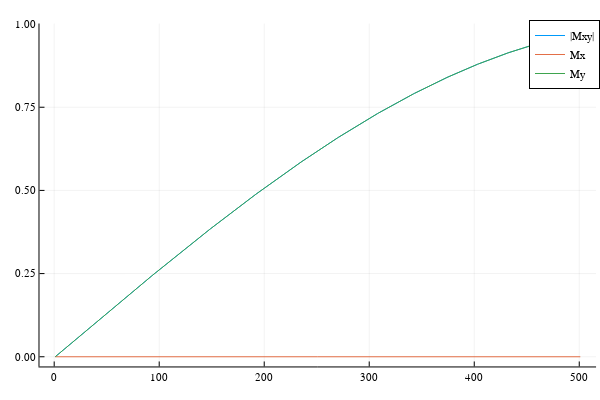

Notebook source saved alongside this figure:
### Code cell
# Simulate to check that magnitude is same as BlochSim.jl, and get target pattern to recover the pulse
Mxd = zeros(nb1, 1)
Myd = zeros(nb1, 1)
Mzd = zeros(nb1, 1)
Mx0 = 0
My0 = 0
Mz0 = 1.0
for ii = 1 : nb1
    rfg = [rf * dt / 1000 * GAMMA;b1[ii];  0 * GAMMA * dt / 1000; Mx0; My0; Mz0];
    M = myBlochSimB1(rfg)
    Mxd[ii] = M[1]
    Myd[ii] = M[2]
    Mzd[ii] = M[3]
end
plot(abs.(Complex.(Mxd, Myd)), label="|Mxy|")
plot!(Mxd, label="Mx")
plot!(Myd, label="My")

### Figure 1 — Plotly figure (JSON) as saved in the notebook; plotly's stock layout.template omitted (floating-point values rounded to 4 significant figures; data arrays with more than 128 entries replaced by an {"elided": "..."} marker saying what was removed)
{"data": [{"colorbar": {"title": ""}, "legendgroup": "|Mxy|", "line": {"color": "rgba(0, 154, 250, 1.000)", "dash": "solid", "shape": "linear", "width": 1}, "mode": "lines", "name": "|Mxy|", "showlegend": true, "type": "scatter", "x": {"elided": "501 int values"}, "xaxis": "x", "y": {"elided": "501 float values"}, "yaxis": "y", "zmax": null, "zmin": null}, {"colorbar": {"title": ""}, "legendgroup": "Mx", "line": {"color": "rgba(227, 111, 71, 1.000)", "dash": "solid", "shape": "linear", "width": 1}, "mode": "lines", "name": "Mx", "showlegend": true, "type": "scatter", "x": {"elided": "501 int values"}, "xaxis": "x", "y": {"elided": "501 int values"}, "yaxis": "y", "zmax": null, "zmin": null}, {"colorbar": {"title": ""}, "legendgroup": "My", "line": {"color": "rgba(62, 164, 78, 1.000)", "dash": "solid", "shape": "linear", "width": 1}, "mode": "lines", "name": "My", "showlegend": true, "type": "scatter", "x": {"elided": "501 int values"}, "xaxis": "x", "y": {"elided": "501 float values"}, "yaxis": "y", "zmax": null, "zmin": null}], "layout": {"annotations": [], "height": 400, "legend": {"bgcolor": "rgba(255, 255, 255, 1.000)", "bordercolor": "rgba(0, 0, 0, 1.000)", "borderwidth": 1, "font": {"color": "rgba(0, 0, 0, 1.000)", "family": "sans-serif", "size": 11}, "title": {"font": {"color": "rgba(0, 0, 0, 1.000)", "family": "sans-serif", "size": 15}, "text": ""}, "tracegroupgap": 0, "traceorder": "normal", "x": 1, "xanchor": "auto", "y": 1, "yanchor": "auto"}, "margin": {"b": 20, "l": 0, "r": 0, "t": 20}, "paper_bgcolor": "rgba(255, 255, 255, 1.000)", "plot_bgcolor": "rgba(255, 255, 255, 1.000)", "showlegend": true, "width": 600, "xaxis": {"anchor": "y", "domain": [0.06582, 0.9934], "gridcolor": "rgba(0, 0, 0, 0.100)", "gridwidth": 0.5, "linecolor": "rgba(0, 0, 0, 1.000)", "mirror": false, "range": [-14, 516], "showgrid": true, "showline": true, "showticklabels": true, "tickangle": 0, "tickcolor": "rgb(0, 0, 0)", "tickfont": {"color": "rgba(0, 0, 0, 1.000)", "family": "sans-serif", "size": 11}, "tickmode": "array", "ticks": "inside", "ticktext": ["0", "100", "200", "300", "400", "500"], "tickvals": [0, 100, 200, 300, 400, 500], "title": "", "titlefont": {"color": "rgba(0, 0, 0, 1.000)", "family": "sans-serif", "size": 15}, "type": "-", "visible": true, "zeroline": false, "zerolinecolor": "rgba(0, 0, 0, 1.000)"}, "yaxis": {"anchor": "x", "domain": [0.03762, 0.9902], "gridcolor": "rgba(0, 0, 0, 0.100)", "gridwidth": 0.5, "linecolor": "rgba(0, 0, 0, 1.000)", "mirror": false, "range": [-0.02917, 1.002], "showgrid": true, "showline": true, "showticklabels": true, "tickangle": 0, "tickcolor": "rgb(0, 0, 0)", "tickfont": {"color": "rgba(0, 0, 0, 1.000)", "family": "sans-serif", "size": 11}, "tickmode": "array", "ticks": "inside", "ticktext": ["0.00", "0.25", "0.50", "0.75", "1.00"], "tickvals": [0, 0.25, 0.5, 0.75, 1], "title": "", "titlefont": {"color": "rgba(0, 0, 0, 1.000)", "family": "sans-serif", "size": 15}, "type": "-", "visible": true, "zeroline": false, "zerolinecolor": "rgba(0, 0, 0, 1.000)"}}}
